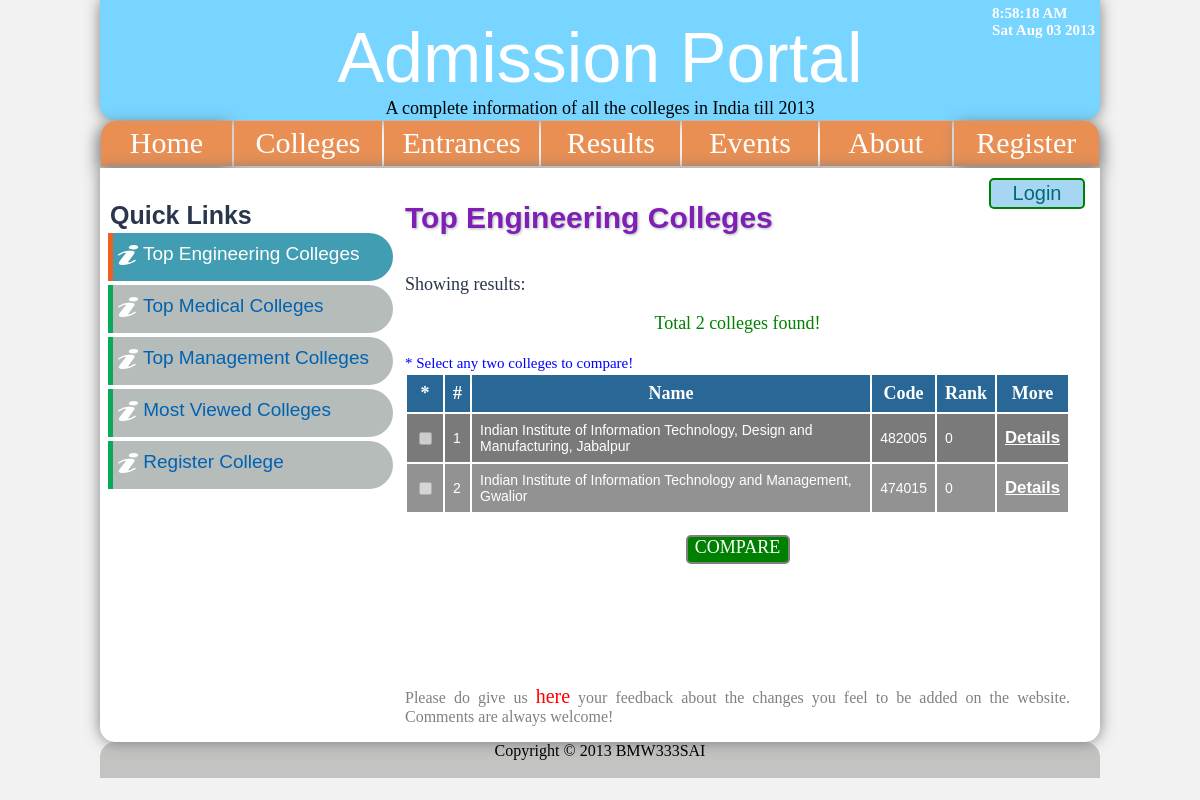
Page /top_colleges.php?stream=engineering on the committed database.
### tables this page shows
CREATE TABLE `college_info` (
  `name` text NOT NULL,
  `ap_id` varchar(30) NOT NULL,
  `engineering` int(1) NOT NULL default '0',
  `medical` int(1) NOT NULL default '0',
  `management` int(1) NOT NULL default '0',
  `auditorium` int(1) NOT NULL default '0',
  `canteen` int(1) NOT NULL default '0',
  `computer_labs` int(1) NOT NULL default '0',
  `medical_facility` int(11) NOT NULL,
  `email` varchar(50) NOT NULL default '0',
  `gym` int(1) NOT NULL default '0',
  `laboratories` int(1) NOT NULL default '0',
  `library` int(1) NOT NULL default '0',
  `sports` int(1) NOT NULL default '0',
  `hostels` int(1) NOT NULL default '0',
  `intake` int(1) NOT NULL default '1',
  `address` varchar(300) NOT NULL,
  `city` text NOT NULL,
  `state` int(50) NOT NULL,
  `pincode` int(6) NOT NULL,
  `phone` text NOT NULL,
  `fax` text NOT NULL,
  `train` varchar(50) NOT NULL,
  `bus` varchar(50) NOT NULL,
  `website` varchar(50) NOT NULL,
  `year_of_opening` int(4) NOT NULL,
  `director` text NOT NULL,
  `rank` int(11) NOT NULL default '0',
  `views` int(11) NOT NULL default '0',
  `date_created` varchar(50) NOT NULL default '0',
  `date_modified` varchar(50) NOT NULL default '0',
  `shrt_name` varchar(30) NOT NULL,
  `coll_code` varchar(30) NOT NULL,
  `ap_rank` int(30) NOT NULL default '0',
  `last_login` varchar(50) NOT NULL,
  `last_logout` varchar(50) NOT NULL,
  `last_update` varchar(50) NOT NULL,
  `affiliated` varchar(100) NOT NULL,
  `type` varchar(50) NOT NULL,
  `category` varchar(50) NOT NULL,
  `status` varchar(50) NOT NULL default 'Pending',
  `password` varchar(32) NOT NULL,
  `eng_courses` varchar(1000) NOT NULL,
  `med_courses` varchar(1000) NOT NULL,
  `man_courses` varchar(1000) NOT NULL,
  `app_no` varchar(30) NOT NULL,
  `app_remarks` varchar(1000) NOT NULL,
  PRIMARY KEY  (`ap_id`),
  FULLTEXT KEY `name` (`name`),
  FULLTEXT KEY `eng_courses` (`eng_courses`),
  FULLTEXT KEY `address` (`address`,`med_courses`,`man_courses`)
);

### top_colleges.php (the view, shortened to what this page needs)
<?php
include("functions.php");
?>
<?php
include("side_menu.php");
if($_GET['stream']=="engineering")
{
echo "<h2>Top Engineering Colleges</h2>";
echo '<div id=article >';
$q="engineering=1 ";
}
$query="SELECT * FROM college_info ";
if(!($_GET['stream']=="most_viewed"))
 {
  $query.="WHERE ";
 }
$query.=$q;
if($_GET['stream']=="most_viewed")
{
 $query.=" order by views DESC";
}
else
{
 $query.=" order by rank";
}
$off=2;
$query.=" LIMIT 4 OFFSET $off ";
$s=mysql_query($query);
$res_count=mysql_num_rows($s);
echo "<br /><p>Showing results: </p>";
if($res_count!=0)
 {
  echo '<p align=center style="size:13px;color:green;">';
  if($res_count>1)
   echo 'Total ';
  else
   echo 'Only ';
   echo $res_count;
  if($res_count>1)
   echo ' colleges ';
  else
   echo ' college ';
  echo 'found!</p>';
  if($res_count>=2)
   echo '<span style="color:blue;font-size:15px;" >* Select any two colleges to compare!</span>';
 }
else
{
 echo '<p class=error ><img src="images/sad.png" title=sorry width=30 height=30 />&nbsp;&nbsp;No results found!!!</p><br /><br /><br />';
}
echo '<table class=search_results cellpadding=8 >';
$count=0;
$f=1;
while($r=mysql_fetch_array($s, MYSQL_ASSOC))
 {
	  if($f==1)
	   {
	  echo '<tr align=center >';
	  if($res_count>=2)
	   echo '<th>*</th>';
	  echo '<th>#</th><th>Name</th><th>Code</th>';
	  if($_GET['stream']=="most_viewed")
	   {
	    echo '<th>Views</th>';
	   }
	  else
	   {
	    echo '<th>Rank</th>';
	   }
	  echo '<th>More</th></tr>';
	   $f=0;
	   }
	  $count++;
	  echo '<tr id='.$r[ap_id].' >';
	  if($res_count>=2)
	   echo '<td><input type=checkbox id=c name=c value='.$r[ap_id].' disabled/></td>';
	   echo '<td>'.$count.'</td><td>'.$r[name].'</td><td>'.$r[coll_code].'</td>';
	  if($_GET['stream']=="most_viewed")
	   {
	    echo '<td>'.$r[views].'</td>';
	   }
	  else
	   {
	    echo '<td>'.$r[rank].'</td>';
	   }
	  echo '<td><a target="_blank" href=view_college.php?c1='.$r[ap_id].' style="color:white;" ><u><b color=white ><big>Details</big></b></u></a></td></tr>';
 }
echo '</table><br />';
if($res_count>=2)
 echo '<div onclick=return(select_two()) id=compare >COMPARE</div><br />';
if($res_count>=10)
 go_top();
else
echo '<br /><br /><br /><br />';
echo '</div>';
?>
<?php
include("footer.php");
?>

### css/style.css (style rules this page uses)
body { font-family: "Times New Roman"; background-color: #f2f2f2; color: black; }
h1,h2,h3,h4,h5,h6 { margin: 0; color: black; }
a,a:hover,a:active,a:focus { margin:0; text-decoration: none; }
#page_container h2,h1 { color: #801fb5; text-shadow: 1px 1px 3px #afbab9; font-family: sans-serif; }
#article,#main_article { text-align: justify; width: 665px; float: left; }
#about,#article { font-family: Georgia; font-size: 18px; }
.search_results { width: 665px; }
.search_results th { background-color: #296796; color: white; }
.search_results td { font-family: Arial; font-size: 14px; text-align: left; color: white; }
#compare,#close { background-color: green; color: white; border-radius: 5px 5px 5px 5px; border: 2px solid grey; width: 100px; height: 25px; text-align: center; margin: 0 auto; }

### rows in the picture
college_info: shows "Name", shows "Rank", name "Indian Institute of Information Technology, Design and Manufacturing, Jabalpur", coll_code "482005", rank "0"
college_info: name "Indian Institute of Information Technology and Management, Gwalior", coll_code "474015", rank "0"

### other values in the picture
$res_count "2"
